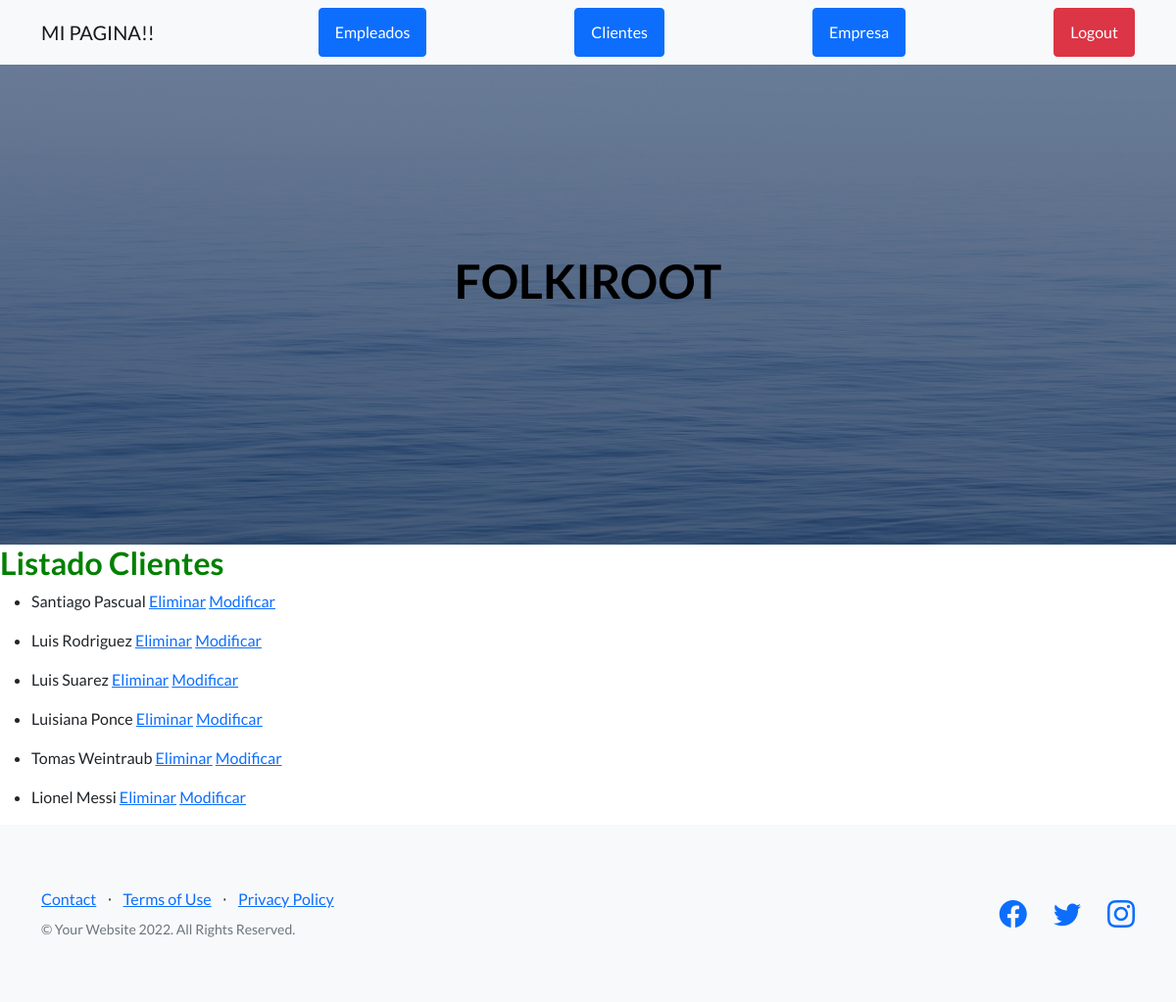
Page /AppProyecto/list_cliente/ (signed in) on the earlier database version.
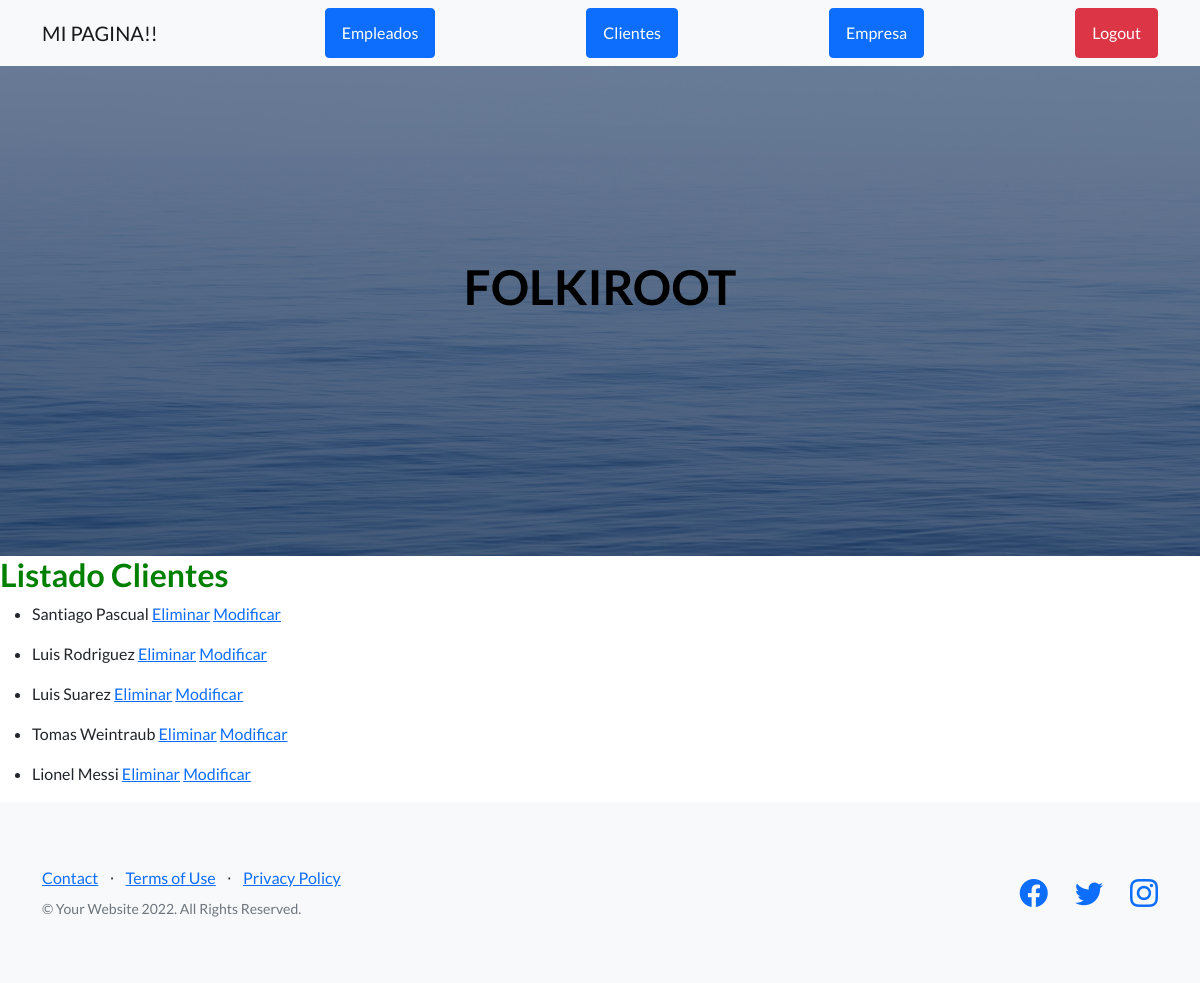
Same page on the later database version.
### AppProyecto/models.py (models this page shows)
class Cliente(models.Model):
    nombre = models.CharField(max_length=50)
    apellido = models.CharField(max_length=50)
    direccion = models.CharField(max_length=50)
    edad = models.IntegerField()
    fecha = models.DateField(default=datetime.now)
    imagen = models.ImageField(upload_to='cliente', null=True, blank=True)
    def __str__(self):
        return self.nombre + " " + self.apellido

### AppProyecto/views.py (the view)
# urls.py: path("list_cliente/", ListCliente.as_view(), name="list_clientes"),
class ListCliente(LoginRequiredMixin, ListView):
    model = Cliente
    template_name = "AppProyecto/list_clientes.html"

### AppProyecto/templates/AppProyecto/list_clientes.html (shortened to what this page needs)
{% extends "AppProyecto/index.html" %}
{% block main %}
<h2 style="color: green;">Listado Clientes</h2>
{% for cliente in object_list %}
    <ul><li>
        {{ cliente }}
        <a href="{% url 'delete_clientes' cliente.id %}">Eliminar</a>
        <a href="{% url 'update_clientes' cliente.id %}">Modificar</a>
    </li></ul>
{% endfor %}
{% endblock %}

Differences in the rows shown:
removed Cliente: nombre+apellido "Luisiana Ponce"
